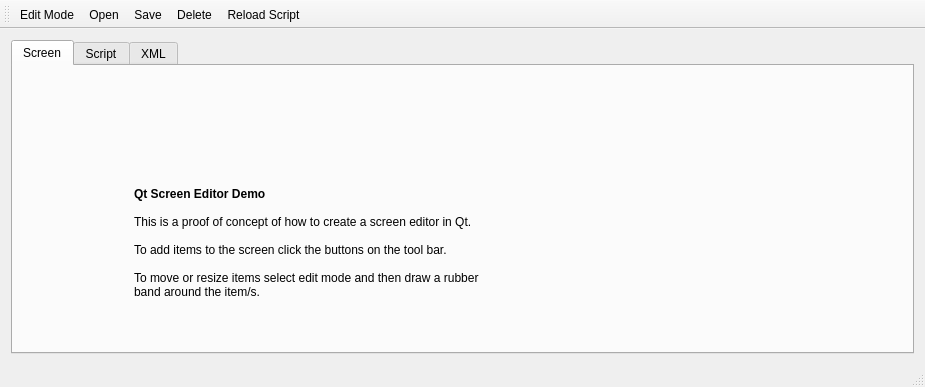
<?xml version="1.0" encoding="UTF-8"?>
<ui version="4.0">
 <class>MainWindow</class>
 <widget class="QMainWindow" name="MainWindow">
  <property name="geometry">
   <rect>
    <x>0</x>
    <y>0</y>
    <width>925</width>
    <height>387</height>
   </rect>
  </property>
  <property name="windowTitle">
   <string>MainWindow</string>
  </property>
  <property name="windowIcon">
   <iconset resource="Images.qrc">
    <normaloff>:/MainWindow/Images/ComputerMonitorDisplayEdit16.png</normaloff>:/MainWindow/Images/ComputerMonitorDisplayEdit16.png</iconset>
  </property>
  <widget class="QWidget" name="centralWidget">
   <layout class="QVBoxLayout" name="verticalLayout">
    <item>
     <widget class="QTabWidget" name="tabWidget">
      <property name="currentIndex">
       <number>0</number>
      </property>
      <widget class="QWidget" name="tab">
       <attribute name="title">
        <string>Screen</string>
       </attribute>
       <layout class="QHBoxLayout" name="horizontalLayout_2">
        <item>
         <widget class="QWidget" name="screen" native="true">
          <property name="palette">
           <palette>
            <active>
             <colorrole role="Base">
              <brush brushstyle="SolidPattern">
               <color alpha="255">
                <red>255</red>
                <green>255</green>
                <blue>255</blue>
               </color>
              </brush>
             </colorrole>
             <colorrole role="Window">
              <brush brushstyle="SolidPattern">
               <color alpha="255">
                <red>97</red>
                <green>97</green>
                <blue>97</blue>
               </color>
              </brush>
             </colorrole>
            </active>
            <inactive>
             <colorrole role="Base">
              <brush brushstyle="SolidPattern">
               <color alpha="255">
                <red>255</red>
                <green>255</green>
                <blue>255</blue>
               </color>
              </brush>
             </colorrole>
             <colorrole role="Window">
              <brush brushstyle="SolidPattern">
               <color alpha="255">
                <red>97</red>
                <green>97</green>
                <blue>97</blue>
               </color>
              </brush>
             </colorrole>
            </inactive>
            <disabled>
             <colorrole role="Base">
              <brush brushstyle="SolidPattern">
               <color alpha="255">
                <red>97</red>
                <green>97</green>
                <blue>97</blue>
               </color>
              </brush>
             </colorrole>
             <colorrole role="Window">
              <brush brushstyle="SolidPattern">
               <color alpha="255">
                <red>97</red>
                <green>97</green>
                <blue>97</blue>
               </color>
              </brush>
             </colorrole>
            </disabled>
           </palette>
          </property>
          <widget class="QLabel" name="label">
           <property name="geometry">
            <rect>
             <x>110</x>
             <y>110</y>
             <width>361</width>
             <height>111</height>
            </rect>
           </property>
           <property name="text">
            <string>&lt;b&gt;Qt Screen Editor Demo &lt;/b&gt;
&lt;br&gt;
&lt;br&gt;
This is a proof of concept of how to create a screen editor in Qt.
&lt;br&gt;
&lt;br&gt;
To add items to the screen click the buttons on the tool bar.
&lt;br&gt;
&lt;br&gt;
To move or resize items select edit mode and then draw a rubber band around the item/s.
</string>
           </property>
           <property name="wordWrap">
            <bool>true</bool>
           </property>
          </widget>
         </widget>
        </item>
       </layout>
      </widget>
      <widget class="QWidget" name="tab_2">
       <attribute name="title">
        <string>Script</string>
       </attribute>
       <layout class="QVBoxLayout" name="verticalLayout_2"/>
      </widget>
      <widget class="QWidget" name="tab_3">
       <attribute name="title">
        <string>XML</string>
       </attribute>
       <layout class="QVBoxLayout" name="verticalLayout_3"/>
      </widget>
     </widget>
    </item>
   </layout>
  </widget>
  <widget class="QStatusBar" name="statusBar"/>
  <widget class="QToolBar" name="mainToolBar">
   <property name="toolButtonStyle">
    <enum>Qt::ToolButtonTextBesideIcon</enum>
   </property>
   <attribute name="toolBarArea">
    <enum>TopToolBarArea</enum>
   </attribute>
   <attribute name="toolBarBreak">
    <bool>false</bool>
   </attribute>
   <addaction name="actionEdit_Mode"/>
   <addaction name="actionOpen"/>
   <addaction name="actionSave"/>
   <addaction name="actionDelete"/>
   <addaction name="actionCall_Script"/>
  </widget>
  <action name="actionOpen">
   <property name="icon">
    <iconset resource="Images.qrc">
     <normaloff>:/MainWindow/Images/document-open-4_16.png</normaloff>:/MainWindow/Images/document-open-4_16.png</iconset>
   </property>
   <property name="text">
    <string>Open</string>
   </property>
  </action>
  <action name="actionEdit_Mode">
   <property name="checkable">
    <bool>true</bool>
   </property>
   <property name="icon">
    <iconset resource="Images.qrc">
     <normaloff>:/MainWindow/Images/Lock16.png</normaloff>
     <normalon>:/MainWindow/Images/Unlock16.png</normalon>:/MainWindow/Images/Lock16.png</iconset>
   </property>
   <property name="text">
    <string>Edit Mode</string>
   </property>
   <property name="toolTip">
    <string>Puts the screen into edit mode</string>
   </property>
  </action>
  <action name="actionSlider">
   <property name="text">
    <string>Slider</string>
   </property>
  </action>
  <action name="actionDial">
   <property name="icon">
    <iconset resource="Images.qrc">
     <normaloff>:/controls/Images/Controls/DialGauge.png</normaloff>:/controls/Images/Controls/DialGauge.png</iconset>
   </property>
   <property name="text">
    <string>Dial</string>
   </property>
  </action>
  <action name="actionPushButton">
   <property name="icon">
    <iconset resource="Images.qrc">
     <normaloff>:/controls/Images/Controls/Button.png</normaloff>:/controls/Images/Controls/Button.png</iconset>
   </property>
   <property name="text">
    <string>PushButton</string>
   </property>
  </action>
  <action name="actionLCD">
   <property name="text">
    <string>LCD</string>
   </property>
  </action>
  <action name="actionLabel">
   <property name="icon">
    <iconset resource="Images.qrc">
     <normaloff>:/controls/Images/Controls/Label.png</normaloff>:/controls/Images/Controls/Label.png</iconset>
   </property>
   <property name="text">
    <string>Label</string>
   </property>
  </action>
  <action name="actionSpinBox">
   <property name="icon">
    <iconset resource="Images.qrc">
     <normaloff>:/controls/Images/Controls/Point.png</normaloff>:/controls/Images/Controls/Point.png</iconset>
   </property>
   <property name="text">
    <string>SpinBox</string>
   </property>
  </action>
  <action name="actionTextbox">
   <property name="icon">
    <iconset resource="Images.qrc">
     <normaloff>:/controls/Images/Controls/TextBox.png</normaloff>:/controls/Images/Controls/TextBox.png</iconset>
   </property>
   <property name="text">
    <string>Textbox</string>
   </property>
  </action>
  <action name="actionLED">
   <property name="icon">
    <iconset resource="Images.qrc">
     <normaloff>:/controls/Images/Controls/PushButton.png</normaloff>:/controls/Images/Controls/PushButton.png</iconset>
   </property>
   <property name="text">
    <string>LED</string>
   </property>
  </action>
  <action name="actionMeter">
   <property name="icon">
    <iconset resource="Images.qrc">
     <normaloff>:/controls/Images/Controls/Graph.png</normaloff>:/controls/Images/Controls/Graph.png</iconset>
   </property>
   <property name="text">
    <string>Meter</string>
   </property>
  </action>
  <action name="actionDelete">
   <property name="icon">
    <iconset theme="kkk" resource="Images.qrc">
     <normaloff>:/MainWindow/Images/Cancel16.png</normaloff>
     <normalon>:/MainWindow/Images/media-playback-start-8.png</normalon>:/MainWindow/Images/Cancel16.png</iconset>
   </property>
   <property name="text">
    <string>Delete</string>
   </property>
  </action>
  <action name="actionAlign_Lefts">
   <property name="icon">
    <iconset resource="Images.qrc">
     <normaloff>:/MainWindow/Images/align-horizontal-left.png</normaloff>:/MainWindow/Images/align-horizontal-left.png</iconset>
   </property>
   <property name="text">
    <string>Align Lefts</string>
   </property>
  </action>
  <action name="actionSave">
   <property name="icon">
    <iconset resource="Images.qrc">
     <normaloff>:/MainWindow/Images/document-export.png</normaloff>:/MainWindow/Images/document-export.png</iconset>
   </property>
   <property name="text">
    <string>Save</string>
   </property>
  </action>
  <action name="actionCopy">
   <property name="icon">
    <iconset resource="Images.qrc">
     <normaloff>:/MainWindow/Images/Copy16.png</normaloff>:/MainWindow/Images/Copy16.png</iconset>
   </property>
   <property name="text">
    <string>Copy</string>
   </property>
  </action>
  <action name="actionPaste">
   <property name="icon">
    <iconset resource="Images.qrc">
     <normaloff>:/MainWindow/Images/Paste16.png</normaloff>:/MainWindow/Images/Paste16.png</iconset>
   </property>
   <property name="text">
    <string>Paste</string>
   </property>
  </action>
  <action name="actionCall_Script">
   <property name="icon">
    <iconset resource="Images.qrc">
     <normaloff>:/MainWindow/Images/Refresh Green16.png</normaloff>:/MainWindow/Images/Refresh Green16.png</iconset>
   </property>
   <property name="text">
    <string>Reload Script</string>
   </property>
  </action>
  <action name="actionManometer">
   <property name="text">
    <string>Manometer</string>
   </property>
  </action>
  <action name="actionThermometer">
   <property name="text">
    <string>Thermometer</string>
   </property>
  </action>
  <action name="actionCounter">
   <property name="text">
    <string>Counter</string>
   </property>
  </action>
  <action name="actionPotentiometer">
   <property name="text">
    <string>Potentiometer</string>
   </property>
  </action>
 </widget>
 <layoutdefault spacing="6" margin="11"/>
 <resources>
  <include location="Images.qrc"/>
 </resources>
 <connections/>
</ui>
